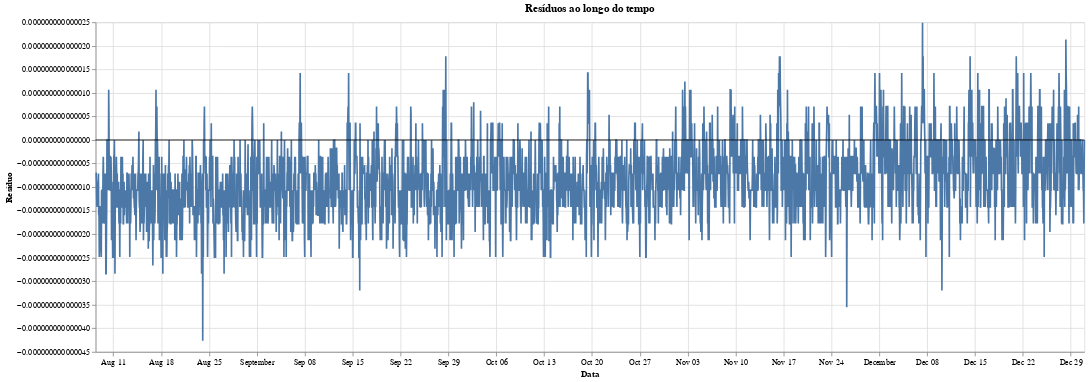

Notebook cell for this chart:
### Markdown cell above
- Ver se há períodos em que o modelo erra sistematicamente (viés temporal).
- Ver se há heterocedasticidade (erro aumenta em períodos de pico).

### Code cell
# Linha dos resíduos
residual_line = (
    alt.Chart(df_eval.reset_index())
    .mark_line()
    .encode(
        x=alt.X("datetime:T", title="Data"),
        y=alt.Y("residual:Q", title="Resíduo")
    )
)

# Linha horizontal em zero
linha_zero = (
    alt.Chart(pd.DataFrame({"y": [0]}))
    .mark_rule(color="black")
    .encode(y="y:Q")
)

chart = (
    (residual_line + linha_zero)
    .properties(
        width=1200,
        height=400,
        title="Resíduos ao longo do tempo"
    )
)

chart

### Figure 1 — Vega-Lite specification as saved in the notebook (floating-point values rounded to 4 significant figures; data arrays with more than 128 entries replaced by an {"elided": "..."} marker saying what was removed)
{"config": {"view": {"continuousWidth": 300, "continuousHeight": 300}}, "layer": [{"data": {"name": "data-e0797c9e17ff44b2b0debc8b7f745533"}, "mark": {"type": "line"}, "encoding": {"x": {"field": "datetime", "title": "Data", "type": "temporal"}, "y": {"field": "residual", "title": "Resíduo", "type": "quantitative"}}}, {"data": {"name": "data-a0a55d106695e8d630baff0f16eee66d"}, "mark": {"type": "rule", "color": "black"}, "encoding": {"y": {"field": "y", "type": "quantitative"}}}], "height": 400, "title": "Resíduos ao longo do tempo", "width": 1200, "$schema": "https://vega.github.io/schema/vega-lite/v6.1.0.json", "datasets": {"data-e0797c9e17ff44b2b0debc8b7f745533": {"elided": "3471 records"}, "data-a0a55d106695e8d630baff0f16eee66d": [{"y": 0}]}}
